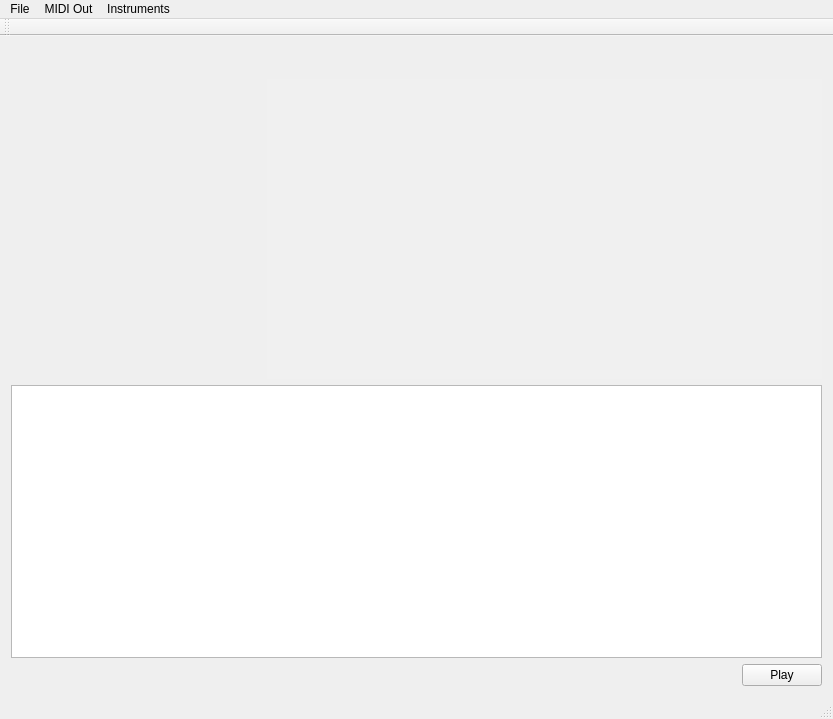
<?xml version="1.0" encoding="UTF-8"?>
<ui version="4.0">
 <class>MainWindow</class>
 <widget class="QMainWindow" name="MainWindow">
  <property name="geometry">
   <rect>
    <x>0</x>
    <y>0</y>
    <width>833</width>
    <height>719</height>
   </rect>
  </property>
  <property name="windowTitle">
   <string>The Pianist</string>
  </property>
  <widget class="QWidget" name="centralWidget">
   <layout class="QGridLayout" name="gridLayout">
    <item row="1" column="0">
     <widget class="QLabel" name="composerImage">
      <property name="sizePolicy">
       <sizepolicy hsizetype="Fixed" vsizetype="Preferred">
        <horstretch>0</horstretch>
        <verstretch>0</verstretch>
       </sizepolicy>
      </property>
      <property name="minimumSize">
       <size>
        <width>250</width>
        <height>300</height>
       </size>
      </property>
      <property name="text">
       <string/>
      </property>
     </widget>
    </item>
    <item row="1" column="1">
     <widget class="QTextEdit" name="composerText">
      <property name="palette">
       <palette>
        <active>
         <colorrole role="Base">
          <brush brushstyle="SolidPattern">
           <color alpha="255">
            <red>240</red>
            <green>240</green>
            <blue>240</blue>
           </color>
          </brush>
         </colorrole>
        </active>
        <inactive>
         <colorrole role="Base">
          <brush brushstyle="SolidPattern">
           <color alpha="255">
            <red>240</red>
            <green>240</green>
            <blue>240</blue>
           </color>
          </brush>
         </colorrole>
        </inactive>
        <disabled>
         <colorrole role="Base">
          <brush brushstyle="SolidPattern">
           <color alpha="255">
            <red>240</red>
            <green>240</green>
            <blue>240</blue>
           </color>
          </brush>
         </colorrole>
        </disabled>
       </palette>
      </property>
      <property name="font">
       <font>
        <family>Verdana</family>
        <pointsize>10</pointsize>
       </font>
      </property>
      <property name="frameShape">
       <enum>QFrame::NoFrame</enum>
      </property>
      <property name="readOnly">
       <bool>true</bool>
      </property>
     </widget>
    </item>
    <item row="2" column="0" colspan="2">
     <widget class="QTableWidget" name="songList">
      <property name="editTriggers">
       <set>QAbstractItemView::NoEditTriggers</set>
      </property>
      <property name="selectionMode">
       <enum>QAbstractItemView::SingleSelection</enum>
      </property>
      <property name="selectionBehavior">
       <enum>QAbstractItemView::SelectRows</enum>
      </property>
      <property name="showGrid">
       <bool>false</bool>
      </property>
      <attribute name="horizontalHeaderVisible">
       <bool>false</bool>
      </attribute>
      <attribute name="horizontalHeaderDefaultSectionSize">
       <number>200</number>
      </attribute>
      <attribute name="horizontalHeaderStretchLastSection">
       <bool>true</bool>
      </attribute>
      <attribute name="verticalHeaderVisible">
       <bool>false</bool>
      </attribute>
     </widget>
    </item>
    <item row="0" column="0" colspan="2">
     <widget class="PianoRoll" name="pianoRoll" native="true">
      <property name="minimumSize">
       <size>
        <width>0</width>
        <height>26</height>
       </size>
      </property>
     </widget>
    </item>
    <item row="3" column="0" colspan="2" alignment="Qt::AlignRight">
     <widget class="QPushButton" name="playButton">
      <property name="maximumSize">
       <size>
        <width>200</width>
        <height>16777215</height>
       </size>
      </property>
      <property name="text">
       <string>Play</string>
      </property>
     </widget>
    </item>
   </layout>
  </widget>
  <widget class="QMenuBar" name="menuBar">
   <property name="geometry">
    <rect>
     <x>0</x>
     <y>0</y>
     <width>833</width>
     <height>21</height>
    </rect>
   </property>
   <widget class="QMenu" name="menuFile">
    <property name="title">
     <string>File</string>
    </property>
    <addaction name="actionQuit"/>
   </widget>
   <widget class="QMenu" name="menuMidiOut">
    <property name="title">
     <string>MIDI Out</string>
    </property>
   </widget>
   <widget class="QMenu" name="menuInstrument">
    <property name="title">
     <string>Instruments</string>
    </property>
   </widget>
   <addaction name="menuFile"/>
   <addaction name="menuMidiOut"/>
   <addaction name="menuInstrument"/>
  </widget>
  <widget class="QToolBar" name="mainToolBar">
   <attribute name="toolBarArea">
    <enum>TopToolBarArea</enum>
   </attribute>
   <attribute name="toolBarBreak">
    <bool>false</bool>
   </attribute>
  </widget>
  <widget class="QStatusBar" name="statusBar"/>
  <action name="actionOutput_driver">
   <property name="text">
    <string>Output driver</string>
   </property>
  </action>
  <action name="actionQuit">
   <property name="text">
    <string>Quit</string>
   </property>
  </action>
  <action name="actionOutput_devices">
   <property name="text">
    <string>Output devices</string>
   </property>
  </action>
 </widget>
 <layoutdefault spacing="6" margin="11"/>
 <customwidgets>
  <customwidget>
   <class>PianoRoll</class>
   <extends>QWidget</extends>
   <header>pianoroll.h</header>
   <container>1</container>
  </customwidget>
 </customwidgets>
 <resources/>
 <connections/>
</ui>
